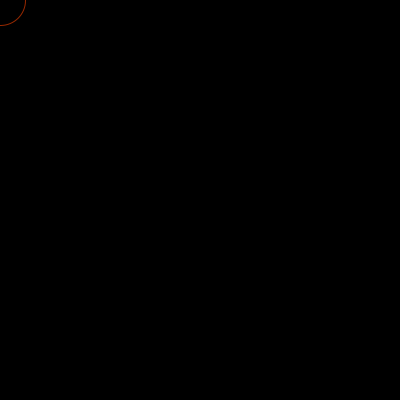
Frame 1 (no input)
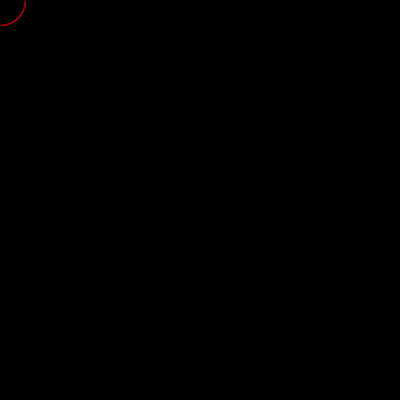
Frame 60 (the mouse pressed at the canvas centre just before this capture)
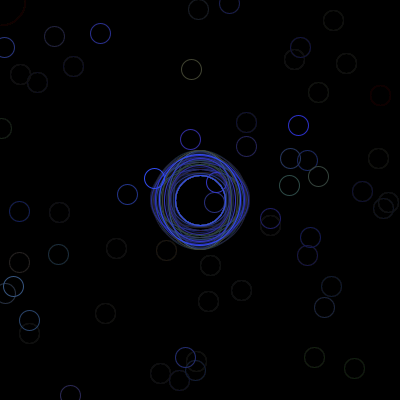
Frame 120 (the mouse held since frame 60 and released just before this capture)

The Processing sketch that drew these frames (run headless with seeded random() and noise(); from frame 60 on, the mouse is pressed at the canvas centre):

// Processing sketch: processing_55967
// ── processing_55967.pde

float x = 200;
float y = 200;
float r = 150;
float b = 0;
float g = 40;

void setup(){
  size(400, 400);
  background (0);
  smooth();

}

void draw(){
  noStroke();
  fill(0, 9);
  rect(0,0,width, height);
noFill();
stroke(r, g, b);
  ellipse(mouseX,mouseY, 50,50);
  if(mousePressed){
 ellipse(mouseX,mouseY, random(50,100),random(50,100));   
    ellipse(random(1,400),random(1,400),20,20);
 b=random(30,255);
 r=random(50,70);
 g=random(50,100);
 
 }
 else{
   b-=5;
   r-=5;
   g-=5;
   if(r<150){
       r=150;
   if(b<0){
     b=0;
     if(b>255){
   b=255;
   if(b>255){
   b=255;
   if(r>255){
     r=255;
     if(g>255){
     g=255;
     if(g<0){
     g=0;
     }
     
   }
   }
 }
  }
}
}
}
}
